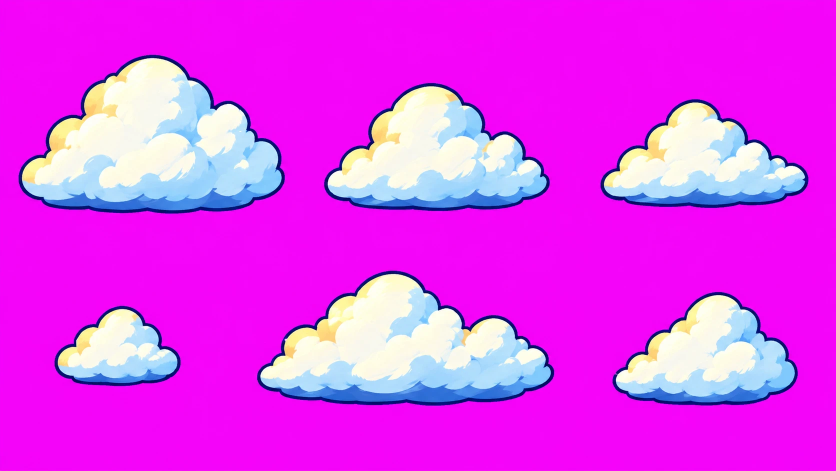
#> input picture tools/assets/agy-bg/clouds/harvest_farm_clouds_raw.webp, 1672 x 941 px (shown at 1/2 size)
$ python slice_shells.py ../assets/agy-bg/clouds/harvest_farm_clouds_raw.webp ../assets/agy-bg/clouds/moon_ruins_clouds_raw.webp
#> lines starting #> are read from the running program, lines starting #| are printed output that depends on the picture; after the words box and inside, x2 and y2 are one past the last pixel; in counts of white or black regions, pixels touching at a corner belong together
"""
砲彈 sheet（洋紅底，左到右排開幾顆彈）-> 去背、依連通區塊由左到右切開、縮到指定寬度，存成砲彈貼圖。
  python -I tools/sprites2d/slice_shells.py <sheet> <out_dir> <name1>:<width1> [<name2>:<width2> ...]
例：slice_shells.py bumble_shells.png public/assets/units/projectiles shell_bumble_swarm:70 shell_bumble_hive:84
洋紅去背公式與 slice_parts.py 相同；連通區塊數必須剛好等於給的名字數（砲彈帶尾巴 / 零碎小點時會被併入最近的大塊）。
"""
import sys, os
import numpy as np
import cv2
from PIL import Image

sheet, out = sys.argv[1], sys.argv[2]
specs = [(a.split(":")[0], int(a.split(":")[1])) for a in sys.argv[3:]]
rgb = np.asarray(Image.open(sheet).convert("RGB")).astype(np.float32)
R, G, B = rgb[..., 0], rgb[..., 1], rgb[..., 2]
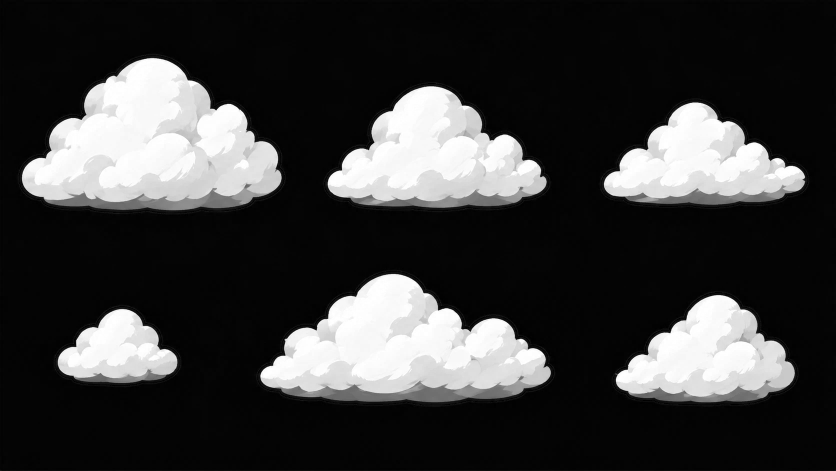
#> G: shape (941, 1672) float32 (shown at 1/2 size); min 0, max 255, mean 59.3
alpha = np.clip(1 - ((np.minimum(R, B) - G) - 70) / 110, 0, 1)
spill = np.clip(np.minimum(R, B) - G, 0, None)
edge = alpha < 0.999
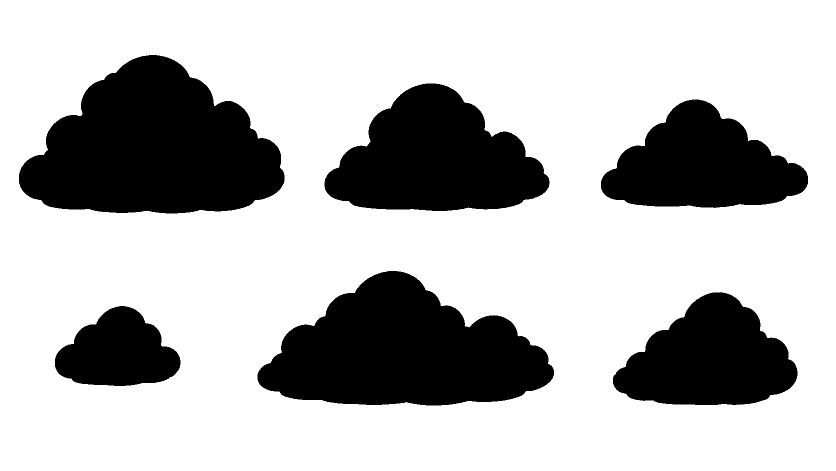
#> edge: shape (941, 1672) bool (shown at 1/2 size); 72.7% white; 6 black regions, box (x1, y1, x2, y2) and area: (38, 110, 569, 427) 114041, (515, 542, 1108, 811) 102913, (649, 167, 1099, 422) 74757, (1202, 199, 1616, 416) 56524, (1226, 584, 1595, 810) 54693, (110, 612, 361, 772) 27316
for ch in (R, B):
    ch[edge] -= spill[edge] * 0.85
#> this loop made 2 passes
alpha = cv2.GaussianBlur(cv2.erode(alpha, np.ones((3, 3), np.uint8)), (0, 0), 0.6)
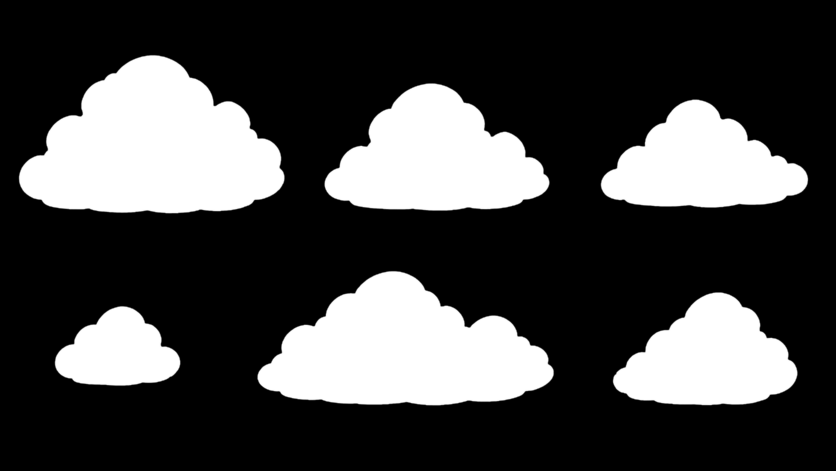
#> alpha: shape (941, 1672) float32 (shown at 1/2 size); min 0, max 1, mean 0.271
img = np.dstack([np.clip(R, 0, 255), np.clip(G, 0, 255), np.clip(B, 0, 255), alpha * 255]).astype(np.uint8)
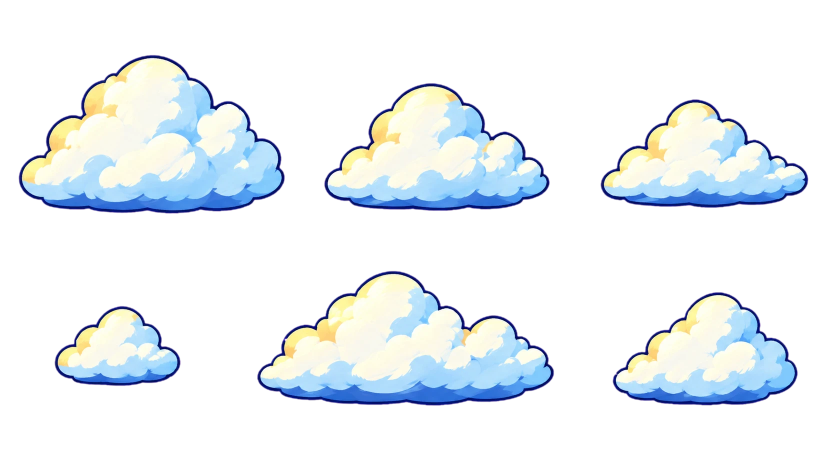
#> img: shape (941, 1672, 4) (shown at 1/2 size); mean of channels 0, 1, 2, 3 79.9, 59.3, 92.9, 69; transparent parts drawn white
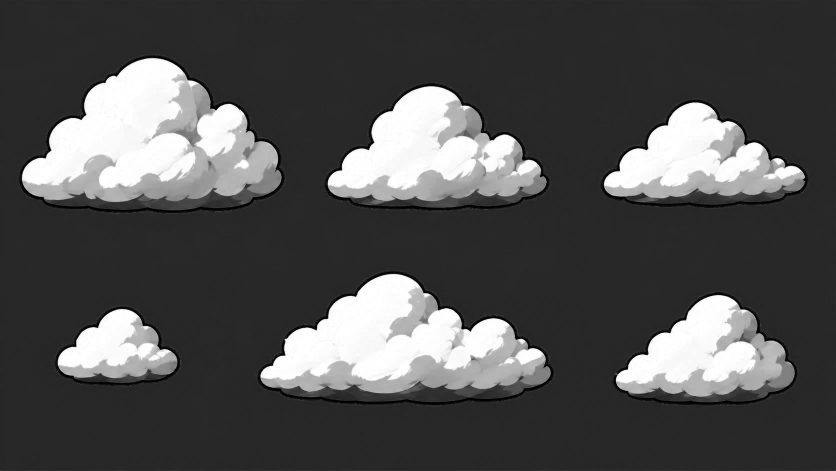
#> R: shape (941, 1672) float32 (shown at 1/2 size); min 0, max 255, mean 79.9
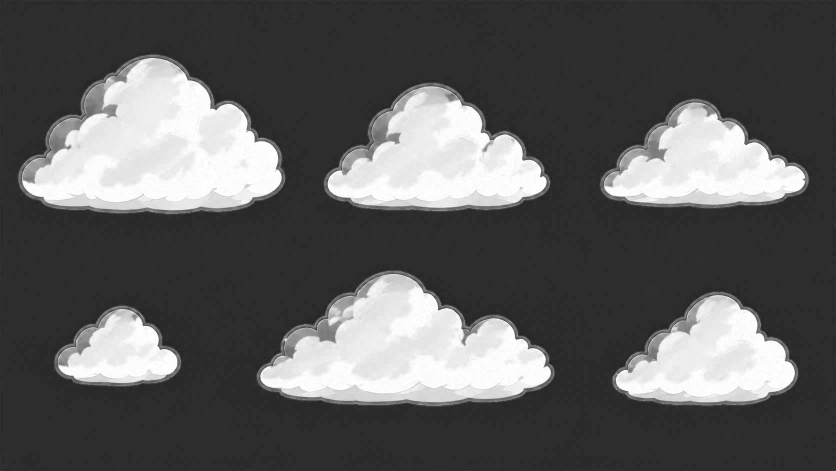
#> B: shape (941, 1672) float32 (shown at 1/2 size); min 18, max 255, mean 93
mask = (alpha > 0.5).astype(np.uint8)
#> mask: shape (941, 1672); values 0 (black) and 1 (white), 27.1% white; 6 white regions, box (x1, y1, x2, y2) and area: (38, 111, 569, 427) 113063, (515, 543, 1107, 811) 101913, (649, 167, 1099, 421) 74010, (1202, 199, 1616, 415) 55868, (1226, 585, 1595, 810) 54081, (110, 613, 360, 771) 26871
n, lab, stats, _ = cv2.connectedComponentsWithStats(cv2.dilate(mask, np.ones((71, 71), np.uint8)), connectivity=8)
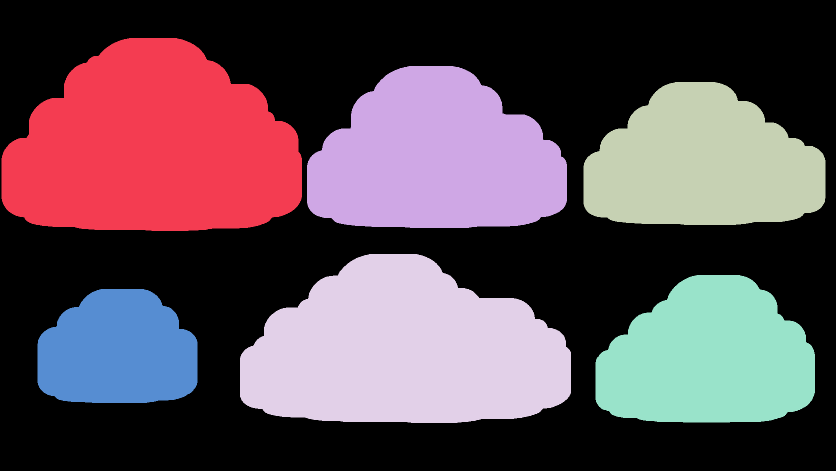
#> lab: shape (941, 1672) int32 (shown at 1/2 size); 7 distinct labels, from 0 to 6; one colour per label, 0 black
#> n = 7; stats = [[0, 0, 1672, 941, 833424], [3, 76, 601, 386, 177634], [614, 132, 520, 324, 128476], [1167, 164, 484, 286, 104978], [480, 508, 662, 338, 167898], [1191, 550, 439, 295, 100594], [75, 578, 320, 228, 60348]]
comps = [i for i in range(1, n) if stats[i][cv2.CC_STAT_AREA] > 2000]
#> comps = [1, 2, 3, 4, 5, 6]
#> (the run stopped early here; a loop or call above may not have finished)

$ run again, on tools/assets/agy-bg/clouds/sky_meadow_clouds_raw.webp
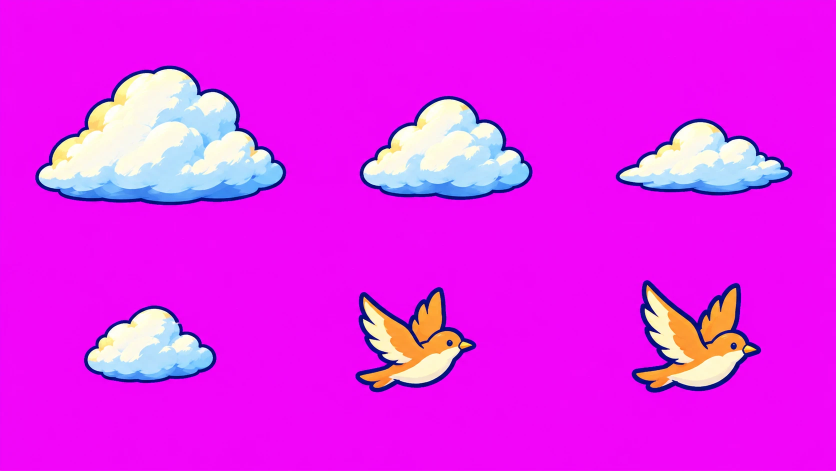
#> input picture tools/assets/agy-bg/clouds/sky_meadow_clouds_raw.webp, 1672 x 941 px (shown at 1/2 size)
#> `edge = alpha < 0.999`:
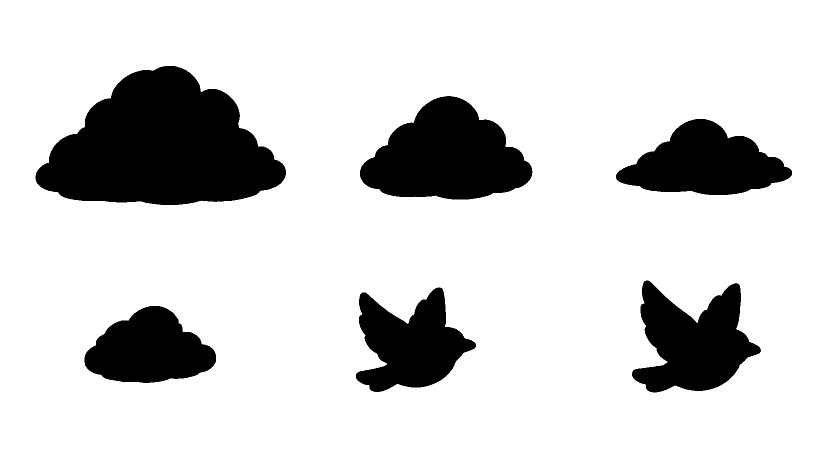
#> edge: shape (941, 1672) bool (shown at 1/2 size); 83.4% white; 6 black regions, box (x1, y1, x2, y2) and area: (71, 132, 572, 410) 91407, (720, 192, 1065, 399) 46808, (1264, 561, 1522, 785) 34440, (1232, 238, 1584, 390) 32496, (712, 575, 952, 784) 29402, (169, 612, 432, 766) 27333
#> the loop `for ch in (R, B):` made 2 passes
#> mask: shape (941, 1672); values 0 (black) and 1 (white), 16.4% white; 6 white regions, box (x1, y1, x2, y2) and area: (71, 132, 571, 409) 90565, (721, 193, 1064, 399) 46194, (1265, 561, 1521, 785) 33732, (1233, 238, 1583, 390) 31918, (712, 575, 951, 783) 28775, (169, 612, 432, 765) 26921
#> `n, lab, stats, _ = cv2.connectedComponentsWithStats(cv2.dilate(mask, n..`:
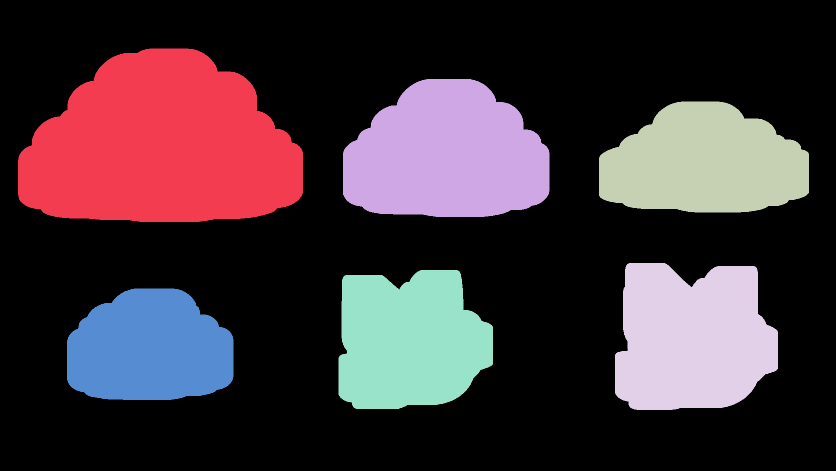
#> lab: shape (941, 1672) int32 (shown at 1/2 size); 7 distinct labels, from 0 to 6; one colour per label, 0 black
#> n = 7; stats = [[0, 0, 1672, 941, 1050769], [36, 97, 570, 347, 150087], [686, 158, 413, 276, 89636], [1198, 203, 420, 222, 72046], [1230, 526, 326, 294, 79175], [677, 540, 309, 278, 70690], [134, 577, 333, 223, 60949]]
#> comps = [1, 2, 3, 4, 5, 6]
